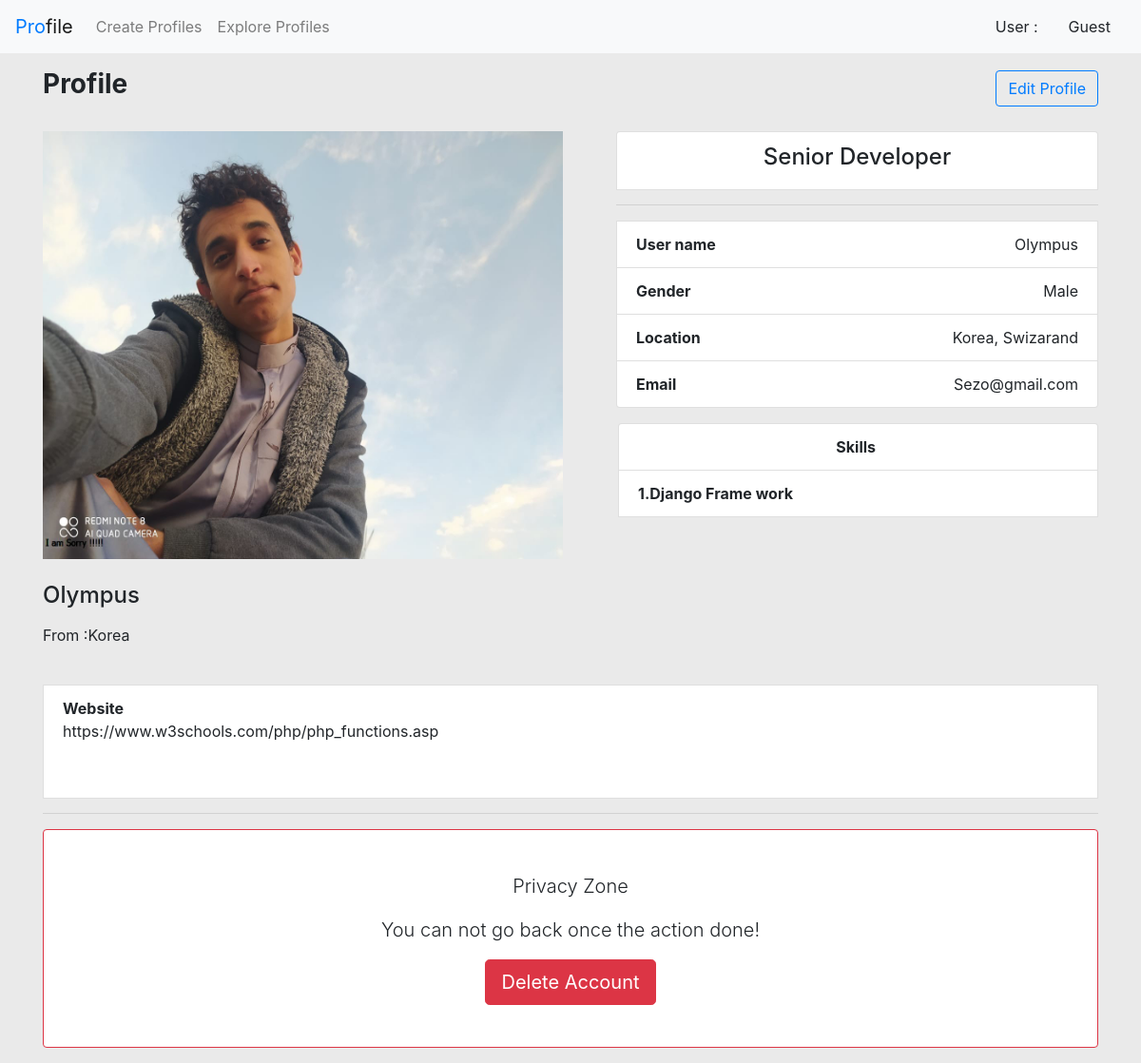
Screenshot of /moreinfo.php?id=11 with the database file from the repository.
### tables this page shows
CREATE TABLE `create_profiles` (
  `Id` int(11) NOT NULL,
  `Names` varchar(255) NOT NULL,
  `Profession` varchar(255) NOT NULL,
  `Urls` varchar(255) NOT NULL,
  `Gender` varchar(1) NOT NULL,
  `Locations` varchar(255) NOT NULL,
  `Skills` varchar(255) NOT NULL,
  `Images` varchar(255) NOT NULL,
  `Email` varchar(255) NOT NULL
);

### moreinfo.php (the view, shortened to what this page needs)
<?php
include("nabvar_section.php");
    if (isset($_GET['id'])) {
        $id=$_GET['id'];
        $sql="SELECT * FROM create_profiles WHERE ID='$id'";
        $result=mysqli_query($connect_to_database,$sql);
        $profiles=mysqli_fetch_all($result,MYSQLI_ASSOC);
    }
    else {
        header("location:global_profiles.php");
    }
    $counter=0;
?>
<div class="container">
<header style="display: flex; flex-direction: row; justify-content: space-between; align-items: center">
    <?php foreach($profiles as $profile): ?>
    <h3 style="font-weight: bold">Profile</h3>
  <div class='btn-group'>
    <a class="btn btn-outline-primary" href="local_profiles.php?id_edit=<?php  echo $profile['Id'] ?>">
    Edit Profile </a>
  </div>
</header>
<br>
</div>
<div class="container">
<div class='profile'>
  <div style="display: grid; grid-template-columns: 1fr 1fr; grid-gap: 1rem; ">
    <div class="profile-left">
      <img src="photo/<?php echo htmlspecialchars($profile['Images']); ?>" alt="">
      <br>
      <br>
      <h4><?php echo htmlspecialchars($profile['Names']);?></h4>
      <p class="lead"><?php foreach(explode(',',$profile['Locations']) as $unit) { ?>
         <li  style="list-style-type:none">From :<?php echo htmlspecialchars($unit); break;?> </li>
       <?php  } ?></p>
    </div>
    <div class="profile-right">
      <ul class="lis-group">
        <li class="list-group-item">
          <h4 class="text-center"><?php echo htmlspecialchars($profile['Profession']);?></h4>
        </li>
        <hr>
        <li class="list-group-item">
          <strong>User name</strong>
          <span class="float-right"><?php echo htmlspecialchars($profile['Names']);?></span>
        </li>
        <li class="list-group-item">
          <strong>Gender</strong>
          <span class="float-right"><?php
            if ($profile['Gender']=="M")
                echo  "Male";
            else
                echo  "Female";?></span>
        </li>
        <li class="list-group-item">
          <strong>Location</strong>
          <span class="float-right"><?php echo htmlspecialchars($profile['Locations']);?></span>
        </li>
        <li class="list-group-item">
          <strong>Email</strong>
          <span class="float-right"><?php echo htmlspecialchars($profile['Email']);?></span>
        </li>
      </ul>
      <ul class="list-group">
        <li class="list-group-item">
          <strong>Skills</strong>
        </li>
        <?php foreach(explode(',',$profile['Skills']) as $unit) {
            $counter++;?>
        <li class="list-group-item">
          <strong><?php echo htmlspecialchars($counter); ?>.<?php echo htmlspecialchars($unit); ?> </li></strong>
        <?php  } ?>
        <?php $counter=0; ?>
      </ul>
    </div>
  </div>
  <br>
  <li class="list-group-item" style="height:120px;">
          <strong>Website</strong>
          <br>
          <span ><?php echo htmlspecialchars($profile['Urls']);?></span>
    </li>
    <hr>
  <div class="profile-bottom">
    <p>
      <div class="card border-danger text-center p-4">
        <div class="card-body">
          <p class="lead">Privacy Zone</p>
          <p class="lead">You can not go back once the action done!</p>
          <form action="<?php echo $_SERVER['PHP_SELF'];?>" method="POST">
                <input class="btn btn-danger btn-lg" type="submit" name="id_delete_done" value="Delete Account" class="btn btn-primary">
          </form>
        </div>
      </div>
    </p>
  </div>
</div>
<?php  endforeach; ?>
</body>
</html>

### style.css (style rules this page uses)
body { background: #eaeaea; }

### moreinfo.php (style rules this page uses)
.list-group .list-group-item:first-child strong { margin:0 45%; }
.list-group-item { position: relative; display: block; padding: 0.75rem 1.25rem; margin-bottom: -1px; background-color: #fff; border: 1px solid rgba(0,0,0,0.125); }
.list-group { padding-left:42px !important; }
.profile-left img { max-width:100%; height: 450px; }

### rows the page displays
create_profiles: Images (picture), Names "Olympus", Locations "Korea", Profession "Senior Developer", Gender "Male", Locations "Korea, Swizarand", Email "Sezo@gmail.com", Skills "Django Frame work", Urls "https://www.w3schools.com/php/php_functions.asp"

### other values shown
$name "Guest"
